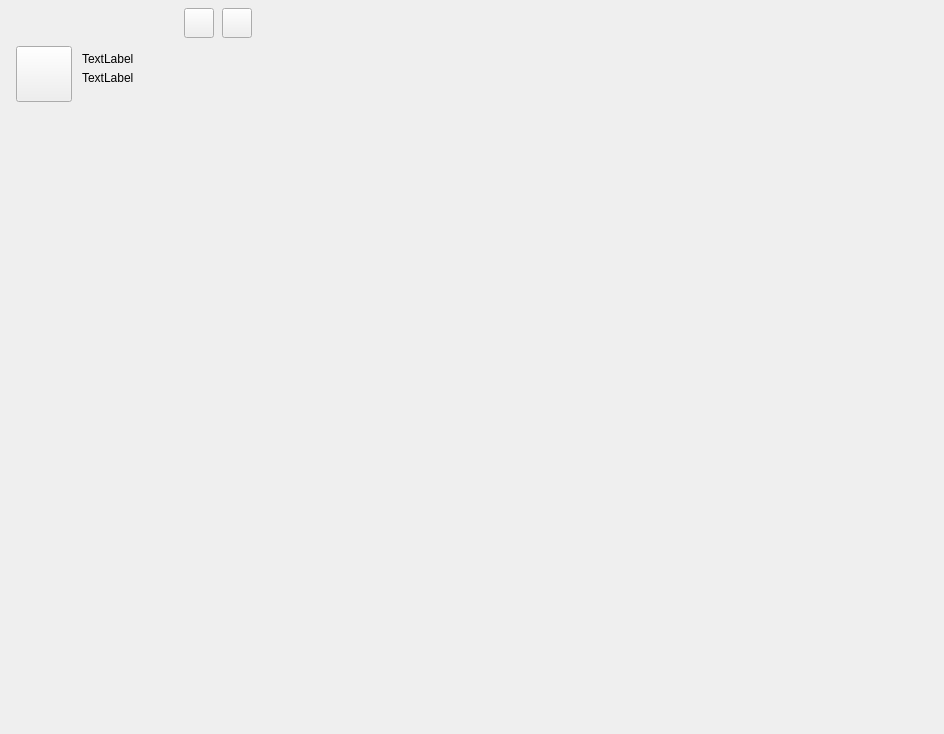
<?xml version="1.0" encoding="UTF-8"?>
<ui version="4.0">
 <class>AFQChannelSlideWidget</class>
 <widget class="QWidget" name="AFQChannelSlideWidget">
  <property name="geometry">
   <rect>
    <x>0</x>
    <y>0</y>
    <width>944</width>
    <height>734</height>
   </rect>
  </property>
  <property name="windowTitle">
   <string>Form</string>
  </property>
  <layout class="QHBoxLayout" name="horizontalLayout_3">
   <property name="spacing">
    <number>0</number>
   </property>
   <property name="leftMargin">
    <number>0</number>
   </property>
   <property name="topMargin">
    <number>0</number>
   </property>
   <property name="rightMargin">
    <number>0</number>
   </property>
   <property name="bottomMargin">
    <number>0</number>
   </property>
   <item>
    <widget class="QWidget" name="widget_ChannelSlide" native="true">
     <property name="minimumSize">
      <size>
       <width>260</width>
       <height>0</height>
      </size>
     </property>
     <property name="maximumSize">
      <size>
       <width>260</width>
       <height>16777215</height>
      </size>
     </property>
     <layout class="QVBoxLayout" name="verticalLayout_3">
      <property name="spacing">
       <number>0</number>
      </property>
      <property name="leftMargin">
       <number>0</number>
      </property>
      <property name="topMargin">
       <number>0</number>
      </property>
      <property name="rightMargin">
       <number>0</number>
      </property>
      <property name="bottomMargin">
       <number>0</number>
      </property>
      <item>
       <widget class="QWidget" name="widget_Platform" native="true">
        <layout class="QHBoxLayout" name="horizontalLayout">
         <property name="spacing">
          <number>8</number>
         </property>
         <property name="leftMargin">
          <number>8</number>
         </property>
         <property name="topMargin">
          <number>8</number>
         </property>
         <property name="rightMargin">
          <number>8</number>
         </property>
         <property name="bottomMargin">
          <number>8</number>
         </property>
         <item>
          <spacer name="horizontalSpacer">
           <property name="orientation">
            <enum>Qt::Horizontal</enum>
           </property>
           <property name="sizeHint" stdset="0">
            <size>
             <width>40</width>
             <height>20</height>
            </size>
           </property>
          </spacer>
         </item>
         <item>
          <widget class="QPushButton" name="pushButton_Setting">
           <property name="minimumSize">
            <size>
             <width>30</width>
             <height>30</height>
            </size>
           </property>
           <property name="maximumSize">
            <size>
             <width>30</width>
             <height>30</height>
            </size>
           </property>
           <property name="text">
            <string/>
           </property>
          </widget>
         </item>
         <item>
          <widget class="QPushButton" name="pushButton_Close">
           <property name="minimumSize">
            <size>
             <width>30</width>
             <height>30</height>
            </size>
           </property>
           <property name="maximumSize">
            <size>
             <width>30</width>
             <height>30</height>
            </size>
           </property>
           <property name="text">
            <string/>
           </property>
          </widget>
         </item>
        </layout>
       </widget>
      </item>
      <item>
       <widget class="AFQHoverWidget" name="widget_Channel" native="true">
        <layout class="QHBoxLayout" name="horizontalLayout_5">
         <property name="spacing">
          <number>10</number>
         </property>
         <property name="leftMargin">
          <number>16</number>
         </property>
         <property name="topMargin">
          <number>0</number>
         </property>
         <property name="rightMargin">
          <number>16</number>
         </property>
         <property name="bottomMargin">
          <number>20</number>
         </property>
         <item>
          <widget class="AFMainAccountButton" name="pushButton_ProfilePicture">
           <property name="minimumSize">
            <size>
             <width>56</width>
             <height>56</height>
            </size>
           </property>
           <property name="maximumSize">
            <size>
             <width>56</width>
             <height>56</height>
            </size>
           </property>
           <property name="text">
            <string/>
           </property>
          </widget>
         </item>
         <item>
          <widget class="QWidget" name="widget" native="true">
           <layout class="QVBoxLayout" name="verticalLayout">
            <property name="spacing">
             <number>0</number>
            </property>
            <property name="leftMargin">
             <number>0</number>
            </property>
            <property name="topMargin">
             <number>0</number>
            </property>
            <property name="rightMargin">
             <number>0</number>
            </property>
            <property name="bottomMargin">
             <number>0</number>
            </property>
            <item>
             <widget class="QLabel" name="label_Platform">
              <property name="minimumSize">
               <size>
                <width>0</width>
                <height>15</height>
               </size>
              </property>
              <property name="maximumSize">
               <size>
                <width>16777215</width>
                <height>15</height>
               </size>
              </property>
              <property name="text">
               <string>TextLabel</string>
              </property>
             </widget>
            </item>
            <item>
             <widget class="AFQElidedSlideLabel" name="label_Nickname">
              <property name="minimumSize">
               <size>
                <width>0</width>
                <height>25</height>
               </size>
              </property>
              <property name="maximumSize">
               <size>
                <width>16777215</width>
                <height>25</height>
               </size>
              </property>
              <property name="text">
               <string>TextLabel</string>
              </property>
              <property name="alignment">
               <set>Qt::AlignLeading|Qt::AlignLeft|Qt::AlignTop</set>
              </property>
             </widget>
            </item>
           </layout>
          </widget>
         </item>
        </layout>
       </widget>
      </item>
      <item>
       <widget class="QWidget" name="widget_Broadcast" native="true">
        <layout class="QHBoxLayout" name="horizontalLayout_2">
         <property name="leftMargin">
          <number>16</number>
         </property>
         <property name="topMargin">
          <number>0</number>
         </property>
         <property name="rightMargin">
          <number>16</number>
         </property>
         <property name="bottomMargin">
          <number>0</number>
         </property>
         <item>
          <widget class="QWidget" name="widget_Transmission" native="true">
           <property name="minimumSize">
            <size>
             <width>228</width>
             <height>40</height>
            </size>
           </property>
           <property name="maximumSize">
            <size>
             <width>228</width>
             <height>40</height>
            </size>
           </property>
           <layout class="QHBoxLayout" name="horizontalLayout_4">
            <property name="spacing">
             <number>6</number>
            </property>
            <property name="leftMargin">
             <number>0</number>
            </property>
            <property name="topMargin">
             <number>9</number>
            </property>
            <property name="rightMargin">
             <number>0</number>
            </property>
            <property name="bottomMargin">
             <number>9</number>
            </property>
           </layout>
          </widget>
         </item>
        </layout>
       </widget>
      </item>
      <item>
       <widget class="QScrollArea" name="scrollArea_PlatformButtons">
        <property name="frameShape">
         <enum>QFrame::NoFrame</enum>
        </property>
        <property name="frameShadow">
         <enum>QFrame::Plain</enum>
        </property>
        <property name="horizontalScrollBarPolicy">
         <enum>Qt::ScrollBarAlwaysOff</enum>
        </property>
        <property name="widgetResizable">
         <bool>true</bool>
        </property>
        <widget class="QWidget" name="scrollAreaWidgetContents_PlatformButtonsArea">
         <property name="geometry">
          <rect>
           <x>0</x>
           <y>0</y>
           <width>260</width>
           <height>572</height>
          </rect>
         </property>
         <layout class="QVBoxLayout" name="verticalLayout_2">
          <property name="spacing">
           <number>8</number>
          </property>
          <property name="leftMargin">
           <number>16</number>
          </property>
          <property name="topMargin">
           <number>16</number>
          </property>
          <property name="rightMargin">
           <number>16</number>
          </property>
          <property name="bottomMargin">
           <number>16</number>
          </property>
         </layout>
        </widget>
       </widget>
      </item>
     </layout>
    </widget>
   </item>
   <item>
    <widget class="AFQHoverWidget" name="widget_Background" native="true"/>
   </item>
  </layout>
 </widget>
 <customwidgets>
  <customwidget>
   <class>AFQElidedSlideLabel</class>
   <extends>QLabel</extends>
   <header>UIComponent/CElidedSlideLabel.h</header>
  </customwidget>
  <customwidget>
   <class>AFQHoverWidget</class>
   <extends>QWidget</extends>
   <header>UIComponent/CBasicHoverWidget.h</header>
   <container>1</container>
  </customwidget>
  <customwidget>
   <class>AFMainAccountButton</class>
   <extends>QPushButton</extends>
   <header>MainFrame/CMainAccountButton.h</header>
  </customwidget>
 </customwidgets>
 <resources/>
 <connections/>
</ui>
